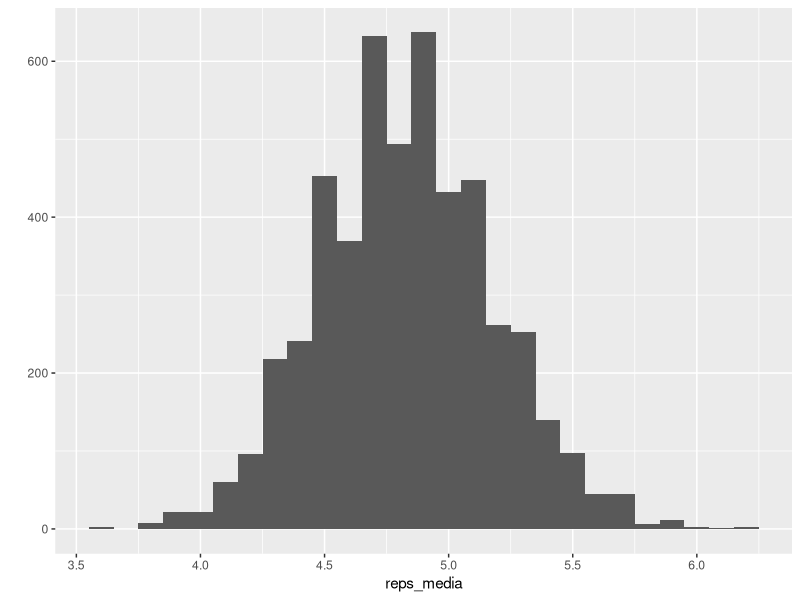
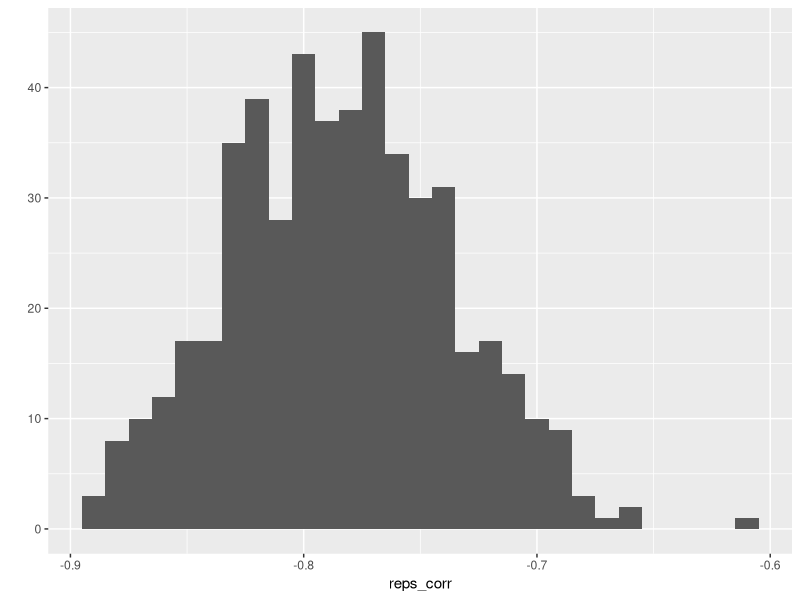
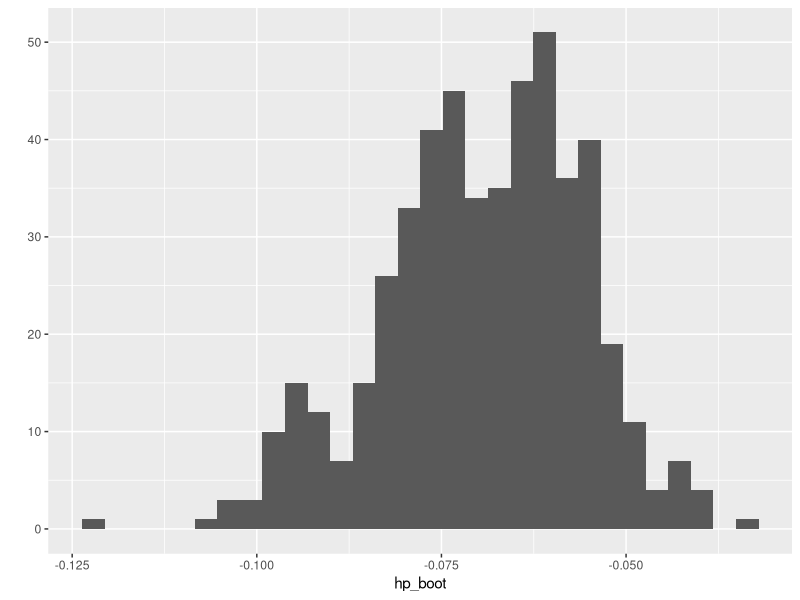
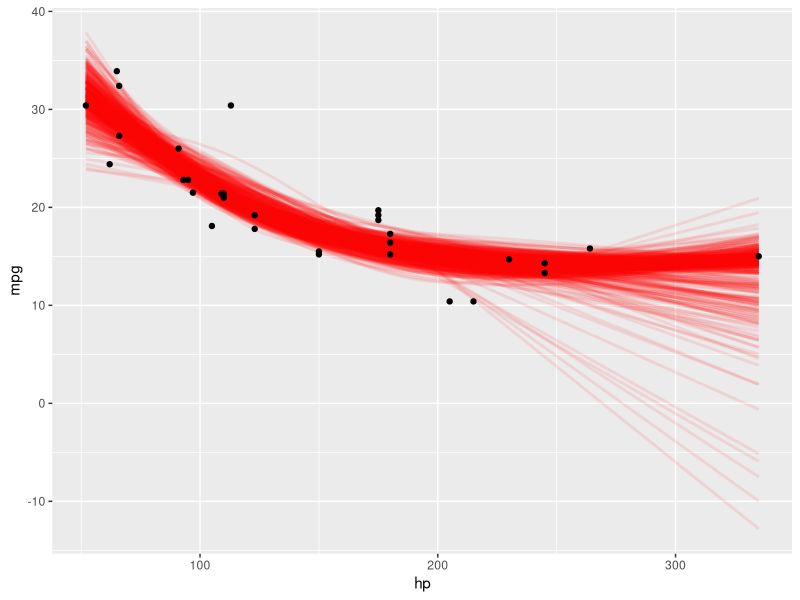

Generate these figures, in order, with R:
## ---- chunk 1
library(ggplot2)
library(dplyr)
## ---- chunk 2
n <- 35
set.seed(22813)
x <- rpois(n, lambda = 5)
x
## ---- chunk 3
x_barra <- mean(x)
x_barra
## ---- chunk 4
s <- sd(x)
ee <- s/sqrt(n)
ee
## ---- chunk 5
reps_bootstrap <- lapply(1:5000, function(i){
  sample(x, n, replace = T)
})
reps_bootstrap[1:10]
## ---- chunk 6
reps_media <- sapply(reps_bootstrap, mean)
reps_media[1:10]
## ---- chunk 7
qplot(reps_media, binwidth = 0.1)
## ---- chunk 8
sd(reps_media)
## ---- chunk 9
s/sqrt(n)
## ---- chunk 10
sqrt((n-1)/n)*s/sqrt(n)
## ---- chunk 11
dat <- mtcars %>% select(mpg, hp)
cor(dat)
## ---- chunk 12
reps_boot <- lapply(1:500, function(i){
  dat[sample(1:nrow(dat), nrow(dat), replace = T), ]
})
reps_boot[1:2]
## ---- chunk 13
reps_corr <- sapply(reps_boot, function(datos){ cor(datos)[1,2] })
reps_corr[1:10]
qplot(reps_corr, binwidth=0.01)
## ---- chunk 14
sd(reps_corr)
## ---- chunk 15
mod <- lm(mpg~hp, data=dat)
mod
## ---- chunk 16
summary(mod)
## ---- chunk 17
modelos_boot <- lapply(reps_boot, function(df) { lm(mpg~hp, data=df) })
modelos_boot[1:5]
## ---- chunk 18
hp_boot <- sapply(modelos_boot, function(m) coef(m)[2])
hp_boot[1:10]
qplot(hp_boot)
## ---- chunk 19
sd(hp_boot)
## ---- chunk 20
library(scales)
library(splines)
reps_boot_ind <- lapply(1:length(reps_boot), function(i){
  dat <- reps_boot[[i]]
  dat$rep <- i
  dat})
dat_boot <- bind_rows(reps_boot_ind[1:500])
ggplot(dat_boot, aes(x = hp, y = mpg)) +
  geom_smooth(aes(group = rep), 
              method = 'lm',formula = y ~ ns(x, df = 3),
              se = FALSE, fullrange=T,
              colour = alpha('red', 0.1)) + geom_point(data = dat) 
